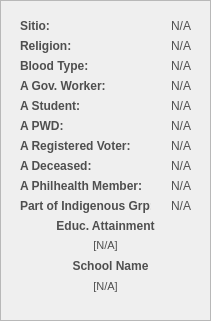
     <widget class="QFrame" name="basePopUpBodyFrame_9">
      <property name="geometry">
       <rect>
        <x>330</x>
        <y>200</y>
        <width>211</width>
        <height>321</height>
       </rect>
      </property>
      <property name="styleSheet">
       <string notr="true">#basePopUpBodyFrame_9 {
	background-color: rgb(247, 247, 247);
	border: 1px solid rgb(194, 194, 194);
	border-radius: 10px;
}</string>
      </property>
      <property name="frameShape">
       <enum>QFrame::Shape::StyledPanel</enum>
      </property>
      <property name="frameShadow">
       <enum>QFrame::Shadow::Raised</enum>
      </property>
      <widget class="QLabel" name="cp_labelReligion">
       <property name="geometry">
        <rect>
         <x>20</x>
         <y>30</y>
         <width>51</width>
         <height>31</height>
        </rect>
       </property>
       <property name="font">
        <font>
         <family>Arial</family>
         <pointsize>9</pointsize>
         <bold>true</bold>
        </font>
       </property>
       <property name="styleSheet">
        <string notr="true">#cp_labelReligion{
	background-color:transparent;
	color:#4f4f4f;
}</string>
       </property>
       <property name="text">
        <string>Religion:</string>
       </property>
       <property name="alignment">
        <set>Qt::AlignmentFlag::AlignLeading|Qt::AlignmentFlag::AlignLeft|Qt::AlignmentFlag::AlignVCenter</set>
       </property>
      </widget>
      <widget class="QLabel" name="cp_displayReligion">
       <property name="geometry">
        <rect>
         <x>80</x>
         <y>30</y>
         <width>111</width>
         <height>31</height>
        </rect>
       </property>
       <property name="font">
        <font>
         <family>Arial</family>
         <pointsize>9</pointsize>
        </font>
       </property>
       <property name="styleSheet">
        <string notr="true">#cp_displayReligion{
	background-color:transparent;
	color:#4f4f4f;
}</string>
       </property>
       <property name="text">
        <string>N/A</string>
       </property>
       <property name="alignment">
        <set>Qt::AlignmentFlag::AlignRight|Qt::AlignmentFlag::AlignTrailing|Qt::AlignmentFlag::AlignVCenter</set>
       </property>
      </widget>
      <widget class="QLabel" name="cp_labelBloodType">
       <property name="geometry">
        <rect>
         <x>20</x>
         <y>50</y>
         <width>81</width>
         <height>31</height>
        </rect>
       </property>
       <property name="font">
        <font>
         <family>Arial</family>
         <pointsize>9</pointsize>
         <bold>true</bold>
        </font>
       </property>
       <property name="styleSheet">
        <string notr="true">#cp_labelBloodType{
	background-color:transparent;
	color:#4f4f4f;
}</string>
       </property>
       <property name="text">
        <string>Blood Type:</string>
       </property>
       <property name="alignment">
        <set>Qt::AlignmentFlag::AlignLeading|Qt::AlignmentFlag::AlignLeft|Qt::AlignmentFlag::AlignVCenter</set>
       </property>
      </widget>
      <widget class="QLabel" name="cp_displayBloodType">
       <property name="geometry">
        <rect>
         <x>100</x>
         <y>50</y>
         <width>91</width>
         <height>31</height>
        </rect>
       </property>
       <property name="font">
        <font>
         <family>Arial</family>
         <pointsize>9</pointsize>
        </font>
       </property>
       <property name="styleSheet">
        <string notr="true">#cp_displayBloodType{
	background-color:transparent;
	color:#4f4f4f;
}</string>
       </property>
       <property name="text">
        <string>N/A</string>
       </property>
       <property name="alignment">
        <set>Qt::AlignmentFlag::AlignRight|Qt::AlignmentFlag::AlignTrailing|Qt::AlignmentFlag::AlignVCenter</set>
       </property>
      </widget>
      <widget class="QLabel" name="cp_displayStudent">
       <property name="geometry">
        <rect>
         <x>150</x>
         <y>90</y>
         <width>41</width>
         <height>31</height>
        </rect>
       </property>
       <property name="font">
        <font>
         <family>Arial</family>
         <pointsize>9</pointsize>
        </font>
       </property>
       <property name="styleSheet">
        <string notr="true">#cp_displayStudent{
	background-color:transparent;
	color:#4f4f4f;
}</string>
       </property>
       <property name="text">
        <string>N/A</string>
       </property>
       <property name="alignment">
        <set>Qt::AlignmentFlag::AlignRight|Qt::AlignmentFlag::AlignTrailing|Qt::AlignmentFlag::AlignVCenter</set>
       </property>
      </widget>
      <widget class="QLabel" name="cp_labelGovWorker">
       <property name="geometry">
        <rect>
         <x>20</x>
         <y>70</y>
         <width>91</width>
         <height>31</height>
        </rect>
       </property>
       <property name="font">
        <font>
         <family>Arial</family>
         <pointsize>9</pointsize>
         <bold>true</bold>
        </font>
       </property>
       <property name="styleSheet">
        <string notr="true">#cp_labelGovWorker{
	background-color:transparent;
	color:#4f4f4f;
}</string>
       </property>
       <property name="text">
        <string>A Gov. Worker:</string>
       </property>
       <property name="alignment">
        <set>Qt::AlignmentFlag::AlignLeading|Qt::AlignmentFlag::AlignLeft|Qt::AlignmentFlag::AlignVCenter</set>
       </property>
      </widget>
      <widget class="QLabel" name="cp_labelStudent">
       <property name="geometry">
        <rect>
         <x>20</x>
         <y>90</y>
         <width>81</width>
         <height>31</height>
        </rect>
       </property>
       <property name="font">
        <font>
         <family>Arial</family>
         <pointsize>9</pointsize>
         <bold>true</bold>
        </font>
       </property>
       <property name="styleSheet">
        <string notr="true">#cp_labelStudent{
	background-color:transparent;
	color:#4f4f4f;
}</string>
       </property>
       <property name="text">
        <string>A Student:</string>
       </property>
       <property name="alignment">
        <set>Qt::AlignmentFlag::AlignLeading|Qt::AlignmentFlag::AlignLeft|Qt::AlignmentFlag::AlignVCenter</set>
       </property>
      </widget>
      <widget class="QLabel" name="cp_displayGovWorker">
       <property name="geometry">
        <rect>
         <x>150</x>
         <y>70</y>
         <width>41</width>
         <height>31</height>
        </rect>
       </property>
       <property name="font">
        <font>
         <family>Arial</family>
         <pointsize>9</pointsize>
        </font>
       </property>
       <property name="styleSheet">
        <string notr="true">#cp_displayGovWorker{
	background-color:transparent;
	color:#4f4f4f;
}</string>
       </property>
       <property name="text">
        <string>N/A</string>
       </property>
       <property name="alignment">
        <set>Qt::AlignmentFlag::AlignRight|Qt::AlignmentFlag::AlignTrailing|Qt::AlignmentFlag::AlignVCenter</set>
       </property>
      </widget>
      <widget class="QLabel" name="cp_displayRegisteredVoter">
       <property name="geometry">
        <rect>
         <x>150</x>
         <y>130</y>
         <width>41</width>
         <height>31</height>
        </rect>
       </property>
       <property name="font">
        <font>
         <family>Arial</family>
         <pointsize>9</pointsize>
        </font>
       </property>
       <property name="styleSheet">
        <string notr="true">#cp_displayRegisteredVoter{
	background-color:transparent;
	color:#4f4f4f;
}</string>
       </property>
       <property name="text">
        <string>N/A</string>
       </property>
       <property name="alignment">
        <set>Qt::AlignmentFlag::AlignRight|Qt::AlignmentFlag::AlignTrailing|Qt::AlignmentFlag::AlignVCenter</set>
       </property>
      </widget>
      <widget class="QLabel" name="cp_displayPWD">
       <property name="geometry">
        <rect>
         <x>150</x>
         <y>110</y>
         <width>41</width>
         <height>31</height>
        </rect>
       </property>
       <property name="font">
        <font>
         <family>Arial</family>
         <pointsize>9</pointsize>
        </font>
       </property>
       <property name="styleSheet">
        <string notr="true">#cp_displayPWD{
	background-color:transparent;
	color:#4f4f4f;
}</string>
       </property>
       <property name="text">
        <string>N/A</string>
       </property>
       <property name="alignment">
        <set>Qt::AlignmentFlag::AlignRight|Qt::AlignmentFlag::AlignTrailing|Qt::AlignmentFlag::AlignVCenter</set>
       </property>
      </widget>
      <widget class="QLabel" name="cp_labelRegisteredVoter">
       <property name="geometry">
        <rect>
         <x>20</x>
         <y>130</y>
         <width>111</width>
         <height>31</height>
        </rect>
       </property>
       <property name="font">
        <font>
         <family>Arial</family>
         <pointsize>9</pointsize>
         <bold>true</bold>
        </font>
       </property>
       <property name="styleSheet">
        <string notr="true">#cp_labelRegisteredVoter{
	background-color:transparent;
	color:#4f4f4f;
}</string>
       </property>
       <property name="text">
        <string>A Registered Voter:</string>
       </property>
       <property name="alignment">
        <set>Qt::AlignmentFlag::AlignLeading|Qt::AlignmentFlag::AlignLeft|Qt::AlignmentFlag::AlignVCenter</set>
       </property>
      </widget>
      <widget class="QLabel" name="cp_labelPWD">
       <property name="geometry">
        <rect>
         <x>20</x>
         <y>110</y>
         <width>91</width>
         <height>31</height>
        </rect>
       </property>
       <property name="font">
        <font>
         <family>Arial</family>
         <pointsize>9</pointsize>
         <bold>true</bold>
        </font>
       </property>
       <property name="styleSheet">
        <string notr="true">#cp_labelPWD{
	background-color:transparent;
	color:#4f4f4f;
}</string>
       </property>
       <property name="text">
        <string>A PWD:</string>
       </property>
       <property name="alignment">
        <set>Qt::AlignmentFlag::AlignLeading|Qt::AlignmentFlag::AlignLeft|Qt::AlignmentFlag::AlignVCenter</set>
       </property>
      </widget>
      <widget class="QLabel" name="cp_labelDeceased">
       <property name="geometry">
        <rect>
         <x>20</x>
         <y>150</y>
         <width>101</width>
         <height>31</height>
        </rect>
       </property>
       <property name="font">
        <font>
         <family>Arial</family>
         <pointsize>9</pointsize>
         <bold>true</bold>
        </font>
       </property>
       <property name="styleSheet">
        <string notr="true">#cp_labelDeceased{
	background-color:transparent;
	color:#4f4f4f;
}</string>
       </property>
       <property name="text">
        <string>A Deceased:</string>
       </property>
       <property name="alignment">
        <set>Qt::AlignmentFlag::AlignLeading|Qt::AlignmentFlag::AlignLeft|Qt::AlignmentFlag::AlignVCenter</set>
       </property>
      </widget>
      <widget class="QLabel" name="cp_displayStudent_3">
       <property name="geometry">
        <rect>
         <x>180</x>
         <y>140</y>
         <width>91</width>
         <height>31</height>
        </rect>
       </property>
       <property name="font">
        <font>
         <family>Arial</family>
         <pointsize>9</pointsize>
        </font>
       </property>
       <property name="styleSheet">
        <string notr="true">#cp_displayStudent{
	background-color:transparent;
	color:#4f4f4f;
}</string>
       </property>
       <property name="text">
        <string>N/A</string>
       </property>
       <property name="alignment">
        <set>Qt::AlignmentFlag::AlignRight|Qt::AlignmentFlag::AlignTrailing|Qt::AlignmentFlag::AlignVCenter</set>
       </property>
      </widget>
      <widget class="QLabel" name="cp_displayDeceased">
       <property name="geometry">
        <rect>
         <x>150</x>
         <y>150</y>
         <width>41</width>
         <height>31</height>
        </rect>
       </property>
       <property name="font">
        <font>
         <family>Arial</family>
         <pointsize>9</pointsize>
        </font>
       </property>
       <property name="styleSheet">
        <string notr="true">#cp_displayDeceased{
	background-color:transparent;
	color:#4f4f4f;
}</string>
       </property>
       <property name="text">
        <string>N/A</string>
       </property>
       <property name="alignment">
        <set>Qt::AlignmentFlag::AlignRight|Qt::AlignmentFlag::AlignTrailing|Qt::AlignmentFlag::AlignVCenter</set>
       </property>
      </widget>
      <widget class="QLabel" name="cp_labelPhilMem">
       <property name="geometry">
        <rect>
         <x>20</x>
         <y>170</y>
         <width>121</width>
         <height>31</height>
        </rect>
       </property>
       <property name="font">
        <font>
         <family>Arial</family>
         <pointsize>9</pointsize>
         <bold>true</bold>
        </font>
       </property>
       <property name="styleSheet">
        <string notr="true">#cp_labelPhilMem{
	background-color:transparent;
	color:#4f4f4f;
}</string>
       </property>
       <property name="text">
        <string>A Philhealth Member:</string>
       </property>
       <property name="alignment">
        <set>Qt::AlignmentFlag::AlignLeading|Qt::AlignmentFlag::AlignLeft|Qt::AlignmentFlag::AlignVCenter</set>
       </property>
      </widget>
      <widget class="QLabel" name="cp_displayPhilMem">
       <property name="geometry">
        <rect>
         <x>150</x>
         <y>170</y>
         <width>41</width>
         <height>31</height>
        </rect>
       </property>
       <property name="font">
        <font>
         <family>Arial</family>
         <pointsize>9</pointsize>
        </font>
       </property>
       <property name="styleSheet">
        <string notr="true">#cp_displayPhilMem{
	background-color:transparent;
	color:#4f4f4f;
}</string>
       </property>
       <property name="text">
        <string>N/A</string>
       </property>
       <property name="alignment">
        <set>Qt::AlignmentFlag::AlignRight|Qt::AlignmentFlag::AlignTrailing|Qt::AlignmentFlag::AlignVCenter</set>
       </property>
      </widget>
      <widget class="QLabel" name="cp_labelPartOfIndigenousGroup">
       <property name="geometry">
        <rect>
         <x>20</x>
         <y>190</y>
         <width>131</width>
         <height>31</height>
        </rect>
       </property>
       <property name="font">
        <font>
         <family>Arial</family>
         <pointsize>9</pointsize>
         <bold>true</bold>
        </font>
       </property>
       <property name="styleSheet">
        <string notr="true">#cp_labelPartOfIndigenousGroup{
	background-color:transparent;
	color:#4f4f4f;
}</string>
       </property>
       <property name="text">
        <string>Part of Indigenous Grp:</string>
       </property>
       <property name="alignment">
        <set>Qt::AlignmentFlag::AlignLeading|Qt::AlignmentFlag::AlignLeft|Qt::AlignmentFlag::AlignVCenter</set>
       </property>
      </widget>
      <widget class="QLabel" name="cp_displayPartOfIndigenousGroup">
       <property name="geometry">
        <rect>
         <x>150</x>
         <y>190</y>
         <width>41</width>
         <height>31</height>
        </rect>
       </property>
       <property name="font">
        <font>
         <family>Arial</family>
         <pointsize>9</pointsize>
        </font>
       </property>
       <property name="styleSheet">
        <string notr="true">#cp_displayPartOfIndigenousGroup{
	background-color:transparent;
	color:#4f4f4f;
}</string>
       </property>
       <property name="text">
        <string>N/A</string>
       </property>
       <property name="alignment">
        <set>Qt::AlignmentFlag::AlignRight|Qt::AlignmentFlag::AlignTrailing|Qt::AlignmentFlag::AlignVCenter</set>
       </property>
      </widget>
      <widget class="QLabel" name="cp_labelSitio">
       <property name="geometry">
        <rect>
         <x>20</x>
         <y>10</y>
         <width>91</width>
         <height>31</height>
        </rect>
       </property>
       <property name="font">
        <font>
         <family>Arial</family>
         <pointsize>9</pointsize>
         <bold>true</bold>
        </font>
       </property>
       <property name="styleSheet">
        <string notr="true">#cp_labelSitio{
	background-color:transparent;
	color:#4f4f4f;
}</string>
       </property>
       <property name="text">
        <string>Sitio:</string>
       </property>
       <property name="alignment">
        <set>Qt::AlignmentFlag::AlignLeading|Qt::AlignmentFlag::AlignLeft|Qt::AlignmentFlag::AlignVCenter</set>
       </property>
      </widget>
      <widget class="QLabel" name="cp_displaySitio">
       <property name="geometry">
        <rect>
         <x>60</x>
         <y>10</y>
         <width>131</width>
         <height>31</height>
        </rect>
       </property>
       <property name="font">
        <font>
         <family>Arial</family>
         <pointsize>9</pointsize>
        </font>
       </property>
       <property name="styleSheet">
        <string notr="true">#cp_displaySitio{
	background-color:transparent;
	color:#4f4f4f;
}</string>
       </property>
       <property name="text">
        <string>N/A</string>
       </property>
       <property name="alignment">
        <set>Qt::AlignmentFlag::AlignRight|Qt::AlignmentFlag::AlignTrailing|Qt::AlignmentFlag::AlignVCenter</set>
       </property>
      </widget>
      <widget class="QLabel" name="cp_labelEducationalAttainment">
       <property name="geometry">
        <rect>
         <x>20</x>
         <y>210</y>
         <width>171</width>
         <height>31</height>
        </rect>
       </property>
       <property name="font">
        <font>
         <family>Arial</family>
         <pointsize>9</pointsize>
         <bold>true</bold>
        </font>
       </property>
       <property name="styleSheet">
        <string notr="true">#cp_labelEducationalAttainment{
	background-color:transparent;
	color:#4f4f4f;
}</string>
       </property>
       <property name="text">
        <string>Educ. Attainment</string>
       </property>
       <property name="alignment">
        <set>Qt::AlignmentFlag::AlignCenter</set>
       </property>
      </widget>
      <widget class="QLabel" name="cp_displayEducationalAttainment">
       <property name="geometry">
        <rect>
         <x>20</x>
         <y>230</y>
         <width>171</width>
         <height>31</height>
        </rect>
       </property>
       <property name="font">
        <font>
         <family>Arial</family>
         <pointsize>8</pointsize>
        </font>
       </property>
       <property name="styleSheet">
        <string notr="true">#cp_displayEducationalAttainment{
	background-color:transparent;
	color:#4f4f4f;
}</string>
       </property>
       <property name="text">
        <string>[N/A]</string>
       </property>
       <property name="alignment">
        <set>Qt::AlignmentFlag::AlignCenter</set>
       </property>
      </widget>
      <widget class="QLabel" name="cp_labelSchoolName">
       <property name="geometry">
        <rect>
         <x>60</x>
         <y>250</y>
         <width>101</width>
         <height>31</height>
        </rect>
       </property>
       <property name="font">
        <font>
         <family>Arial</family>
         <pointsize>9</pointsize>
         <bold>true</bold>
        </font>
       </property>
       <property name="styleSheet">
        <string notr="true">#cp_labelSchoolName{
	background-color:transparent;
	color:#4f4f4f;
}</string>
       </property>
       <property name="text">
        <string>School Name</string>
       </property>
       <property name="alignment">
        <set>Qt::AlignmentFlag::AlignCenter</set>
       </property>
      </widget>
      <widget class="QLabel" name="cp_displaySchoolName">
       <property name="geometry">
        <rect>
         <x>20</x>
         <y>280</y>
         <width>171</width>
         <height>31</height>
        </rect>
       </property>
       <property name="font">
        <font>
         <family>Arial</family>
         <pointsize>8</pointsize>
        </font>
       </property>
       <property name="styleSheet">
        <string notr="true">#cp_displaySchoolName{
	background-color:transparent;
	color:#4f4f4f;
}</string>
       </property>
       <property name="text">
        <string>[N/A]</string>
       </property>
       <property name="alignment">
        <set>Qt::AlignmentFlag::AlignHCenter|Qt::AlignmentFlag::AlignTop</set>
       </property>
       <property name="wordWrap">
        <bool>true</bool>
       </property>
      </widget>
     </widget>
